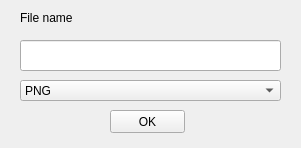
<?xml version="1.0" encoding="UTF-8"?>
<ui version="4.0">
 <class>Form</class>
 <widget class="QWidget" name="Form">
  <property name="windowModality">
   <enum>Qt::WindowModal</enum>
  </property>
  <property name="geometry">
   <rect>
    <x>0</x>
    <y>0</y>
    <width>301</width>
    <height>148</height>
   </rect>
  </property>
  <property name="minimumSize">
   <size>
    <width>301</width>
    <height>148</height>
   </size>
  </property>
  <property name="windowTitle">
   <string>Saving...</string>
  </property>
  <widget class="QLineEdit" name="Name">
   <property name="geometry">
    <rect>
     <x>20</x>
     <y>40</y>
     <width>261</width>
     <height>31</height>
    </rect>
   </property>
  </widget>
  <widget class="QLabel" name="Select_name">
   <property name="geometry">
    <rect>
     <x>20</x>
     <y>10</y>
     <width>71</width>
     <height>16</height>
    </rect>
   </property>
   <property name="text">
    <string>File name</string>
   </property>
  </widget>
  <widget class="QComboBox" name="comboBox">
   <property name="geometry">
    <rect>
     <x>20</x>
     <y>80</y>
     <width>261</width>
     <height>21</height>
    </rect>
   </property>
   <item>
    <property name="text">
     <string>PNG</string>
    </property>
   </item>
   <item>
    <property name="text">
     <string>MEL</string>
    </property>
   </item>
  </widget>
  <widget class="QPushButton" name="OK_Button">
   <property name="geometry">
    <rect>
     <x>110</x>
     <y>110</y>
     <width>75</width>
     <height>23</height>
    </rect>
   </property>
   <property name="text">
    <string>OK</string>
   </property>
  </widget>
 </widget>
 <resources/>
 <connections/>
</ui>
